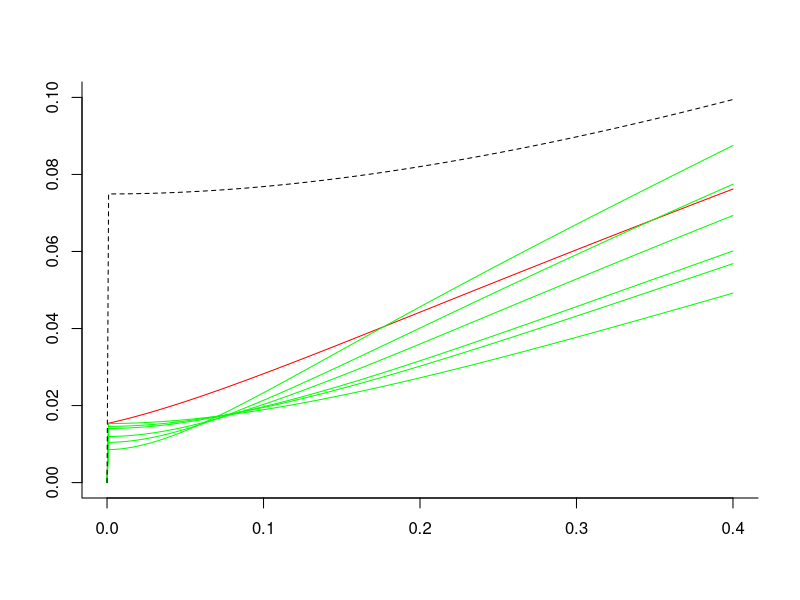

This chart was generated by the following R code:
#This is free, open-source software under the (lenient) GNU GPLv3. It comes with no warranty. 
#It was written by Dae Woong Ham between Sept. 2016 and May 2017. Some quality control by Rainer Sachs May-August 2017.
#It concerns synergy analysis of WGE simple chromosome aberrations (CA) induced in 82-6 fibroblast cells by simulated GCR (Galactic Cosmic Radiation) mixed fields. It is an R version of parts of GCRfibroCA2GH.Rmd
#The script uses various mixture component IDERs (Individual Dose Effect Relations), including some in the following paper. 
#"16Cacao" = Cacao, Hada, Saganti, George and Cucinotta. "Relative Biological Effectiveness of HZE Particles for Chromosomal Exchanges and Other Surrogate Cancer Risk Endpoints." PLoS One 11(4): e0153998. (2016)],
#The libraries needed for this script
library(deSolve) # package for solving differential equations
library(minpack.lm) # package for non-linear regression
library(mvtnorm) # package for calculating confidence interval
rm(list=ls())

#Create dataframes that store the fibroblast WGE simple CA data used in 16Cacao 

Oxygen = data.frame(d = c(0, .0125, .02, .025, .05, .075, .1, .2, .4),CA = c(.24, 1.66, 2.43, 2.37, 1.16, 2.85, 2.58, 6.94, 6.91))# Some GCR components are high-speed Oxygen nuclei that are almost fully ionized. d=dose; CA are per hundred cells.

Si = data.frame(d = c(0, .02, .04, .06, .08, .1, .12, .2, .4, .8, 1.2), CA = c(.11, 1.26, 1.14, 1.58, 1.22, 1.89, 3.47, 4.6, 9.79, 27.01, 38.84))

Fe600 = data.frame(d = c(0, .01, .02, .04, .06, .08, .1, .12, .2, .4, .8), CA = c(.13, .76, .99, 1.2, 1.74, 1.28, 1.2, 1.7, 3.02, 5.52, 12.42)) #600 refers to the energy in MeV per atomic mass unit in this Iron beam

Fe450 = data.frame(d = c(0, .02, .04, .06, .08, .1, .2, .4), CA = c(0, .86, .6, .8, 1.22, 2.02, 2.3, 4.77))

Fe300 = data.frame(d = c(0, .005, .01,  0.02, .04, .07, .1, .2, .4, .8), CA = c(0.41, 1.23, 1.47, 1.22, .97, 1.46, 1.21, 4.38, 6.22, 13.6))

Ti = data.frame(d = c(0,  0.02, .04, .06, .08, .1, .15, .3, .6), CA = c(0, 1.99, 1.88, 1.44, 2.67, 2.57, 2.50, 5.64, 11.19))

param = data.frame(ion = c("O", "Si", "Ti", "Fe600", "Fe450", "Fe300"),
                   Z = c(8, 14, 22, 26, 26, 26), L = c(75, 100, 125, 175, 195, 240), #Z=atomic charge; L=LET
                   Z.b = c(595, 690, 770, 1075, 1245, 1585))#Z^2/beta*^2

#putting it in one big data frame
big_df = rbind(Oxygen, Si, Ti, Fe600, Fe450, Fe300)
big_df$Z = rep(param$Z, times = c(9, 11, 9, 11, 8, 10))
big_df$Z.b = rep(param$Z.b, times = c(9, 11, 9, 11, 8, 10))
big_df$L = rep(param$L, times = c(9, 11, 9, 11, 8, 10))
big_df$error = c(0.24, 0.63, 0.77, 0.75, 0.52, 0.82, 0.78, 1.31, 1.59, 0.12, 0.05, 0.07, 0.56, 0.18, 0.60, 1.23, 1.60, 1.55, 4.27, 7.21, 0, 0.70, 0.66, 0.59, 0.80, 0.78, 0.48, 1.15, 2.39, 0.16, 0.38, 0.24, 0.21, 0.02, 0.37, 0.54, 0.17, 0.55, 1.75, 2.59, 0, 0.43, 0.34, 0.40, 0.50, 0.64, 0.73, 1.09, 0.29, 0.55, 0.60, 0.55, 0.49, 0.60, 0.54, 1.03, 1.22, 3.62) #error bars for the CA measurements
big_df$ion = rep(param$ion, times = c(9, 11, 9, 11, 8, 10))

#Next modify the data frame to get rid of the zero dose points. Background CA frequency was determined seperately.
modified_df = big_df[big_df$d != 0, ]
modified_df$CA = modified_df$CA*0.01 
modified_df$error = modified_df$error*0.01
big_df$CA = big_df$CA * 0.01
big_df$error = big_df$error * 0.01
big_df$errorbar_lower = big_df$CA - big_df$error
big_df$errorbar_upper = big_df$CA + big_df$error

#NTE1 and NTE2 models in 16Cacao using their parameters. NTE is used in 16Cacao to signify that non-targeted effects are included in the model; Conventional targetted effects (TE) are included in all models.
#NTE1 function
NTE1_function = function(d, L, Z.b, eta0 = 0.00011, eta1 = 0.007, sig0 = 6.12, kap = 796) {
0.0017 + eta0*L*exp(-eta1*L)*(d != 0) + 
    (6.242*(d/L))*(sig0*(1-exp(-Z.b/kap))^2 + 0.041/6.24*L*(1 - (1-exp(-Z.b/kap))^2))
} 

#NTE2 function
NTE2_function = function(d, L, Z.b, eta0 = 0.00047, eta1 = 0.011, sig0 = 6.75, kap = 590) {
0.0017 + eta0*L*exp(-eta1*L)*exp(-(1012*(d/L)))*(d != 0) + 
    (6.242*(d/L))*(1-exp(-(1012*(d/L))))*
    (sig0*(1-exp(-Z.b/kap))^2 + 0.041/6.24*L*(1 - (1-exp(-Z.b/kap))^2))
}

#Our IDERs (Individual Dose Effect Relations). Applicable to the 1-ion components of a mixed simulated GCR beam 
#Modifying NTE1 and NTE2 by insisting they be twice continuously differentiable and monotonic increasing. Double check NTE1, NTE2, Our model
IDER = function(d, L, Z.b, eta0, eta1, sig0, kap) {
  P = (1-exp(-Z.b/kap))^2
  sig = sig0*P + 0.041/6.24*L*(1-P)
  eta = eta0*L*exp(-eta1*L)
 0.00071 + sig*6.24*d/L*(1-exp(-1024*d/L)) + eta*(1-exp(-10^5*d))  #0.00071 + sig*6.24*d/L*(1-exp(-1024*d/L)) + eta*(1-exp(-10^3*d))#don't use
} 

#nls (non-linear least square) method to get the parameters needed (4 parameter estimation)
IDER_model = nlsLM(CA ~ IDER(d, L, Z.b, eta0, eta1, sig0, kap), data = modified_df, start = list(eta0 = 0.001, eta1 = 0.01, sig0 = 5, kap = 500), 
weights = (1/(modified_df$error)^2))
coef(IDER_model)
#e.g. eta0 = 1.484687e-04, eta1 = 3.513927e-03, sig0 = 4.149660e+00, kap = 4.688287e+02
vcov(IDER_model)# variance-covariance matrix, needed later for analyzing 95% confidence limits in baseline no-synergy/no-antagonism MIXDER (Mixture dose effect relation)
summary(IDER_model, cor = TRUE) #model parameters and their correlation matrix

#R function to give Information criteria (AIC and BIC)
#L_function gives the residuals squared
L_function = function(func, eta0, eta1, sig0, kap) {
  a = vector(length = 0)
  for (i in 1:length(modified_df[, 1])) {
    a = c(a, modified_df$CA[i] - func(d = modified_df$d[i], L = modified_df$L[i], Z.b = modified_df$Z.b[i], eta0 = eta0, eta1 = eta1, sig0 = sig0, kap = kap))
  }
  return(a^2)
}
L_NTE1 = L_function(NTE1_function, eta0 = 0.00011, eta1 = 0.007, sig0 = 6.12, kap = 796)
L_NTE2 = L_function(NTE2_function, eta0 = 0.00047, eta1 = 0.011, sig0 = 6.75, kap = 590)
L_IDER = L_function(IDER, eta0 = 1.484687e-04, eta1 = 3.513927e-03, sig0 = 4.149660e+00, kap = 4.688287e+02)

#Since all models are weighted least square regression, will weight our model with our weights to get the WRSS (weighted residual squared sum)
WRSS_NTE1 = sum((1/modified_df$error^2)*L_NTE1)
WRSS_NTE2 = sum((1/modified_df$error^2)*L_NTE2)
WRSS_IDER = sum((1/modified_df$error^2)*L_IDER)

#functions for AIC and BIC calculation for Weighted Least Square regression
AIC_function = function(RSS, k = 4, n = length(modified_df[ , 1])) {
  n + n*log(2*pi) + n*log(RSS/n) + 2*(k+1)
}

BIC_function = function(n = length(modified_df[, 1]), k = 4, RSS) {
  n + n*log(2*pi) + n*log(RSS/n) + log(n)*(k+1)
}

NTE1_AIC = AIC_function(RSS = WRSS_NTE1)
NTE2_AIC = AIC_function(RSS = WRSS_NTE2)
IDER_AIC = AIC_function(RSS = WRSS_IDER)
NTE1_BIC = BIC_function(RSS = WRSS_NTE1)
NTE2_BIC = BIC_function(RSS = WRSS_NTE2)
IDER_BIC = BIC_function(RSS = WRSS_IDER)
information_critera_df = data.frame(AIC = c(NTE1_AIC, NTE2_AIC, IDER_AIC), BIC = c(NTE1_BIC, NTE2_BIC, IDER_BIC), row.names = c("NTE1 model", "NTE2 model", "IDER model"))
information_critera_df ## RKS runs well up to here. Lots of checks made 8/12/2017

# #Baseline no-synergy/no-antagonism MIXDER  based on any input
MIXDER_function = function(r, L, Z.b, d = seq(0, 0.2, by = 0.001), eta0 = 1.484687e-04, eta1 = 3.513927e-03, sig0 = 4.149660e+00, kap = 4.688287e+02) {
  dE=function(yini,State,Pars){
  eta0 = eta0; eta1 = eta1; sig0 = sig0; kap = kap
  with(as.list(c(State, Pars)), {
    P = vector(length = length(L))
    sig = vector(length = length(L))
    etaa = vector(length = length(L))
    u = vector(length = length(L))
    for (i in 1:length(L)) {
      P[i] = (1-exp(-Z.b[i]/kap))^2
      sig[i] = sig0*P[i] + 0.041/6.24*L[i]*(1-P[i])
      etaa[i] = eta0*L[i]*exp(-eta1*L[i])
      u[i] = uniroot(function(d) sig[i]*6.24*d/L[i]*(1-exp(-1024*d/L[i])) + etaa[i]*(1-exp(-10^5*d)) - I, lower = 0, upper = 1, extendInt = "yes", tol = 10^-10)$root
    }
    dI = vector(length = length(L))
    for (i in 1:length(L)) {
      dI[i] = r[i]*(sig[i]*6.24/L[i]*exp(-1024*u[i]/L[i])*(exp(1024*u[i]/L[i]) + 1024*u[i]/L[i] - 1) + etaa[i]*10^5*exp(-10^5*u[i]))
    }
    dI = sum(dI)
    return(list(c(dI)))
    })
  }
  pars = NULL; yini = c(I= 0); d = d
  out = ode(yini,times = d, dE, pars, method = "radau")
  return(out)
}

#Graphs for NTE1 and our IDER models: 12_ion figure
#When creating any sort of MIXDER figures we use this IDER now without the background effect then add the background effect at the end.
IDER = function(d, L, Z.b, eta0 = 1.484687e-04, eta1 = 3.513927e-03, sig0 = 4.149660e+00, kap = 4.688287e+02) {
  P = (1-exp(-Z.b/kap))^2
  sig = sig0*P + 0.041/6.24*L*(1-P)
  eta = eta0*L*exp(-eta1*L)
  sig*6.24*d/L*(1-exp(-1024*d/L)) + eta*(1-exp(-10^5*d))#sig*6.24*d/L*(1-exp(-1024*d/L)) + eta*(1-exp(-.5*10^3*d))#don't use
} 
r=rep(1/6,6);L = c(75, 100, 125, 175, 195, 240); Z.b = c(595, 690, 770, 1075, 1245, 1585);dose=seq(0,.4,by=0.001)
MX=MIXDER_function(r,L,Z.b,d=dose)#for this mixture can't go much above 0.6#
plot(MX[,1],MX[,2],type='l',bty='l',col='red',ann='F',ylim=c(0,.10))
for (ii in 1:length(L)){lines(dose,IDER (dose,L[ii],Z.b[ii]),col='green')}
#SEA
SEA=function(d){
 IDER(d/6,L[1],Z.b[1])+IDER(d/6,L[2],Z.b[2])+IDER(d/6,L[3],Z.b[3])+IDER(d/6,L[4],Z.b[4])+IDER(d/6,L[5],Z.b[5])+IDER(d/6,L[6],Z.b[6])
}
lines(dose,SEA(dose),lty=2)
#lines(dose,sum(SEA))
#Comparing the NTE1 model in 16Cacao with our NASA SNTE model

#Use these dose points to generate the curves necessary. Had to include a lot more dose points at lower doses where it is very sensitive to change
# d_O = c(0, 1e-6*(1:9), 1e-5*(1:9), 1e-4*(1:9), 1e-3*(1:9), 1e-2*(1:9), 0.01*(10:40))
# d_1 = c(0, 1e-6*(1:9), 1e-5*(1:9), 1e-4*(1:9), 1e-3*(1:9), 1e-2*(1:9), 0.01*(10:15))
# d_2 = c(0, 1e-6*(1:9), 1e-5*(1:9), 1e-4*(1:9), 1e-3*(1:300))
# plot(c(0,.3),c(0,0.04), bty='l', ann='F')
# lines(d_2,IDER(d_2,240,1585), bty='l', ann='F')
# #setEPS()
# postscript("NTE1_model test.eps", width = 5, height = 7)
# par(mfrow=c(2,1))
# 
# plot(x = big_df$d[1:9]*100, y = big_df$CA[1:9]*100, main = "Oxygen", ylim = c(0, 10),pch=19, ylab = "CA", xlab = "Dose (cGy)")
# arrows(big_df$d[1:9]*100, big_df$errorbar_lower[1:9]*100, big_df$d[1:9]*100, big_df$errorbar_upper[1:9]*100, length=0.02, angle=90, code=3)
# lines(x = d_O*100, y = 100*(0.00071 + IDER(d = d_O, L = 75, Z.b = 595)), col = "red")
# lines(x = d_O*100, y = 100 * NTE1_function(d = d_O, L= 75, Z.b = 595), col = "blue", lty = 2)
# 
# plot(x = big_df$d[1:7]*100, y = big_df$CA[1:7]*100, main = "Oxygen",pch=19, ylab = "CA", xlab = "Dose (cGy)", ylim = c(0, 4), xlim = c(0, 15))
# arrows(big_df$d[1:7]*100, big_df$errorbar_lower[1:7]*100, big_df$d[1:7]*100, big_df$errorbar_upper[1:7]*100, length=0.02, angle=90, code=3)
# lines(x = d_1*100, y = 100*(0.00071 + IDER(d = d_1, L = 75, Z.b = 595)), col = "red")
# lines(x = d_1*100, y = 100 * NTE1_function(d = d_1, L= 75, Z.b = 595), col = "blue", lty = 2)
# 
# dev.off()
sig = vcov(IDER_model)
set.seed(10)
monte_carlo_parameters = rmvnorm(n = 500, mean = c(eta0 = 1.484687e-04, eta1 = 3.513927e-03, sig0 = 4.149660e+00, kap = 4.688287e+02), sigma = sig)
eta0_MC = monte_carlo_parameters[, 1]
eta1_MC = monte_carlo_parameters[, 2]
sig0_MC = monte_carlo_parameters[, 3]
kap_MC = monte_carlo_parameters[, 4]
kap_MC[kap_MC <= 1e-6] = 1e-5 
#note because our last parameter were less significant when inputting our variance covariance matrix the parameters had to actually be readjusted to fix for negative value. This is important because if kap parameter went negative our model is nonsensical. (Luckily the fix was only for exactly 15 out of 500 MC samples or only roughly 3%)

#This is a general CI_function where you just get a CI for a specific dose point for any synergy analysis using the monte carlo simulations using vcov().
CI_function_MIXDER = function(d, d_interested, r, interval = 0.95, L, Z.beta) {
  MIXDER_curve = list(0)
  for (i in 1:500) {
    MIXDER_curve[[i]] = MIXDER_function(r = r, d = d, L = L, Z.beta = Z.beta, eta0 = eta0_MC[i], eta1 = eta1_MC[i], sig0 = sig0_MC[i], kap = kap_MC[i])
  }
  info = vector(length = 0)
  for (i in 1:500) {
    info = c(info, MIXDER_curve[[i]][, 2][2])
  }
  info = sort(info)
  lower_bound = info[(1-interval)/2*500]
  upper_bound = info[(interval + (1-interval)/2)*500]
  CI = c(lower_bound, upper_bound)
  return(CI)
}

#Monte Carlo using the error bars from summary()
set.seed(11)
eta0_MC_2 = rnorm(1000, mean = 1.485e-04, sd = 2.190e-05)
eta1_MC_2 = rnorm(1000, mean = 3.514e-03, sd = 9.037e-04)
sig0_MC_2 = rnorm(1000, mean = 4.150e+00, sd = 1.366e+00)
kap_MC_2 = rnorm(1000, mean = 4.688e+02, sd = 2.469e+02)
kap_MC_2[kap_MC_2 <= 1e-6] = 1e-5 

CI_function_MIXDER_MC_2 = function(d, d_interested, r, interval = 0.95, L, Z.beta) {
  MIXDER_curve = list(0)
  for (i in 1:500) {
    MIXDER_curve[[i]] = MIXDER_function(r = r, d = d, L = L, Z.beta = Z.beta, eta0 = eta0_MC_2[i], eta1 = eta1_MC_2[i], sig0 = sig0_MC_2[i], kap = kap_MC_2[i])
  }
  info = vector(length = 0)
  for (i in 1:500) {
    info = c(info, MIXDER_curve[[i]][, 2][2])
  }
  info = sort(info)
  lower_bound = info[(1-interval)/2*500]
  upper_bound = info[(interval + (1-interval)/2)*500]
  CI = c(lower_bound, upper_bound)
  return(CI)
}
